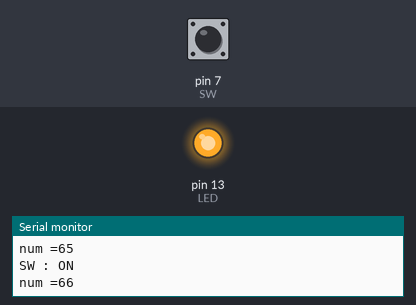
The sketch below on a simulated Arduino Uno, built with avr-gcc and run on an emulated ATmega328P. On the bench: output pins drawn as LEDs (lit = HIGH), the last lines printed to the serial monitor. The test bench sets the inputs (shaded band); at power-on: pin 7 (SW) LOW.

Above: at 1.2 s.
1.3 s: pin 7 (SW) pulled HIGH for 0.15 s
At 1.39 s:
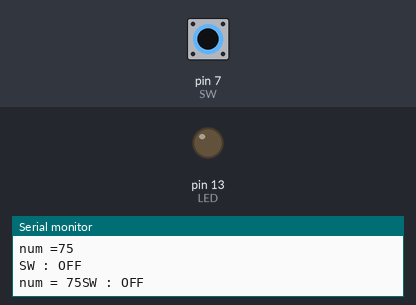
2.9 s: pin 7 (SW) pulled HIGH for 3.2 s
At 7.1 s:
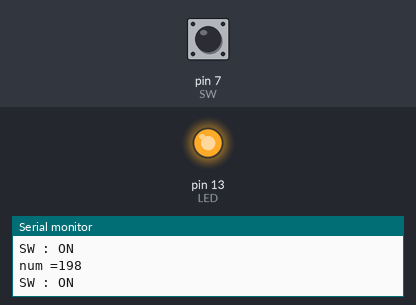
7.6 s: pin 7 (SW) driven HIGH
At 8.8 s:
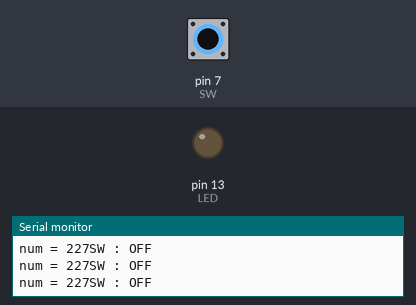
10.6 s: pin 7 (SW) driven LOW
At 11.2 s:
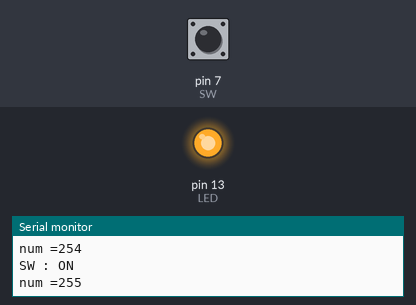
Timing chart, 0 to 13.6 s (numbered marks = the images above; inputs shaded):
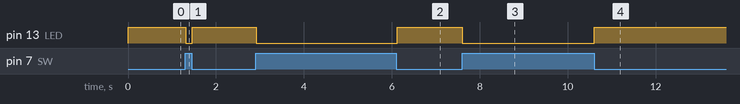

The sketch:

push3.ino
```cpp
// Digital Counter(3단계)

int LED = 13;                           //LED를 아두이노 13번 핀에 연결
int SW =7;                              //푸시 버튼을 아두이노 7번 핀에 연결
int num = 0;                            /* 푸시 버튼이 눌린 횟수를 저장한 int형
                                            num을 선언*/
boolean check = 0;                      //초기값 false로 설정

void setup() {
    pinMode(LED, OUTPUT);               //13번핀(LED)을 출력으로 설정
    pinMode(SW, INPUT);                  //7번 핀(SW)을 입력으로 설정
    Serial.begin(9600);                 // 시리얼 통신 초기화
}
void loop() {
    int state = digitalRead(SW);

    if (state == HIGH) {                //변수 state에 저장된 값이 HIGH(버튼 뗌)일때
        digitalWrite(LED, LOW);         //13번 핀(LED)으로 LOW(0V)를 출력
        Serial.println("SW : OFF");     //시리얼 모니터에 "SW : OFF" 출력 후 줄 바꿈
        Serial.print("num = ");         //시리얼 모니터에 "num = " 문자열 출력
        Serial.print(num);              //시리얼 모니터에 num 값 출력 후 줄 바꿈
        check = false;
    }
    else {                              //변수 state에 저장된 값이 LOW(버튼 누름)일때
        if (check == false) {           //변수 check에 저장된 값이 false이면
            num = num + 1;              //num에 저장된 값이 1만큼 증가
            check = true;               //변수 check에 저장된 값을 true로 변경
        }
        num = num + 1;                       //푸시 버튼이 눌리면 num이 1씩 증가
        digitalWrite(LED, HIGH);        //13번 핀(LED)으로 HIGH(5V)를 출력
        Serial.println("SW : ON");      //시리얼 모니터에 "SW : ON" 출력 후 줄 바꿈
        Serial.print("num =");          //시리얼 모니터에 "num = " 문자열 출력
        Serial.println(num);            //시리얼 모니터에 num에 저장된 값 출력

    }
}
```

Measured:
- after the input at 1.3 s, pin 13 (LED): HIGH → LOW at once, → HIGH 0.15 s later
- after the input at 2.9 s, pin 13 (LED): HIGH → LOW at once, → HIGH 3.2 s later
- after the input at 7.6 s, pin 13 (LED): HIGH → LOW at once
- after the input at 10.6 s, pin 13 (LED): LOW → HIGH at once
